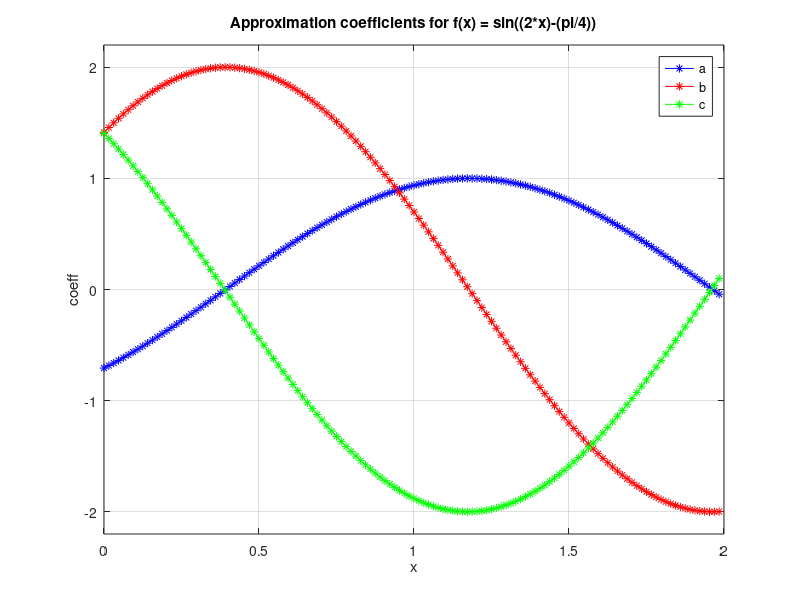

Here is the MATLAB script that generated this plot:
clear all
close all

N = 128;
n = 0:N-1;
x = 2*(n/N);

m = 7;
num_subintervals = 2^m;
subinterval_size = 2/num_subintervals;

a = zeros(1, N);
b = zeros(1, N);
c = zeros(1, N);

f = @(x) sin(2*x - pi/4);

for sub = 0:num_subintervals-1
    xm = sub * subinterval_size; % Start of subinterval
    
    % Chebyshev nodes (eq. 6)
    tau0 = cos(pi/6);   % i=0
    tau1 = cos(pi/2);   % i=1
    tau2 = cos(5*pi/6); % i=2
    
    % Equations 19-21 from paper
    x0 = xm + (tau0 + 1) * 2^(-m-1);
    x1 = xm + 2^(-m-1);
    x2 = xm + (tau2 + 1) *2^(-m-1);
    
    % Evaluate function at nodes
    y0 = f(x0);
    y1 = f(x1);
    y2 = f(x2);
    
    % Apply to all points in this subinterval
    indices = find(x >= xm & x < xm + subinterval_size);

    % Calculate coefficients (Equations 16-18 from paper)
    a(indices) = (1/3)*y0*(2-sqrt(3)) - (1/3)*y1 + (1/3)*y2*(2+sqrt(3));
    b(indices) = (1/6)*y0*(sqrt(3)-4)*2^(m+2) + (1/3)*y1*2^(m+4) - (1/6)*y2*(sqrt(3)+4)*2^(m+2);
    c(indices) = (1/3)*(y0 - 2*y1 + y2)*2^(2*m+3);
end

% Plot the coefficients
close all
plot (x, a, 'b-*', x, b, 'r-*', x, c, 'g-*')
xlabel("x")
ylabel("coeff")
title("Approximation coefficients for f(x) = sin((2*x)-(pi/4))")
legend('a', 'b', 'c', 'location', 'northeast')
axis ([0, 2, -2.2, 2.2])
grid on

fprintf("% %3s  %16s  %16s  %16s\n\n", "k", "a", "b", "c");
for k = 0 : N-1
    i = k+1;
    fprintf("%3d  %32.28f  %32.28f  %32.28f\n", k, a(i), b(i), c(i));
end